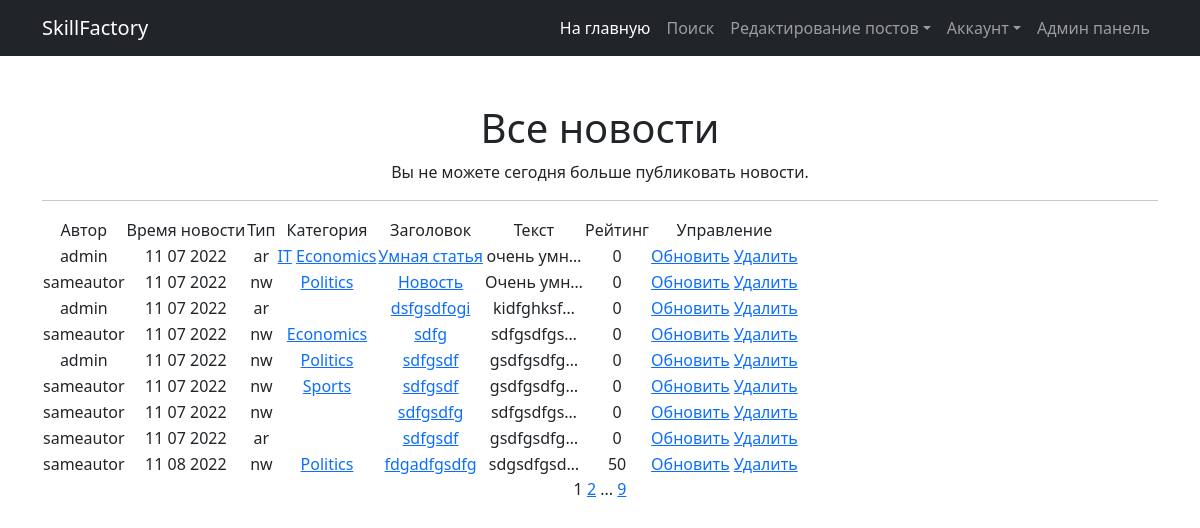
Page /news/ (signed in) on the committed database.
### news/models.py (models this page shows, shortened)
class Post(models.Model):
    NEWS = 'NW'
    ARTICLE = 'AR'
    CATEGORIES = [
        (NEWS, 'Новость'),
        (ARTICLE, 'статья'),
    ]
    author = models.ForeignKey(Author, on_delete=models.CASCADE, verbose_name='Автор')
    categoryType = models.CharField(max_length=2, choices=CATEGORIES, default=NEWS, blank=False, verbose_name='Тип')
    date_time = models.DateTimeField(auto_now_add=True)
    category = models.ManyToManyField("Category", through="PostCategory", verbose_name='Категория')
    title = models.CharField(max_length=64, verbose_name='Заголовок')
    text = models.TextField(verbose_name='Текст')
    rating = models.SmallIntegerField(default=0, verbose_name='Рейтинг')
    class Meta:
        verbose_name = 'Пост'
        verbose_name_plural = 'Посты'

class Author(models.Model):
    authorUser = models.OneToOneField(User, on_delete=models.CASCADE)
    authorRating = models.SmallIntegerField(default=0)
    def __str__(self):
        return self.authorUser.username
    class Meta:
        verbose_name = 'Автор'
        verbose_name_plural = 'Авторы'

class Category(models.Model):
    category = models.CharField(max_length=64, unique=True, )
    subscribers = models.ManyToManyField(User, related_name='categories')
    def __str__(self):
        return f'{self.category}'
    class Meta:
        verbose_name = 'Категория'
        verbose_name_plural = 'Категории'

### news/views.py (the view)
# urls.py: path('news/', PostList.as_view(), name='post_list'),
class PostList(ListView):
    model = Post
    ordering = 'date_time'
    template_name = 'news.html'
    context_object_name = 'news'
    paginate_by = 9
    def get_context_data(self, **kwargs):
        context = super().get_context_data(**kwargs)
        context['time_now'] = datetime.utcnow()
        user = self.request.user
        limit = 3
        today = timezone.now()
        prev_day = today - timedelta(days=1)
        posts_day_count = Post.objects.filter(date_time__gte=prev_day, author__authorUser=user).count()
        context['posts_limit'] = limit <= posts_day_count
        context['time_now'] = datetime.utcnow()
        return context

### news/templatetags/tags.py (called while the page is built)
@register.simple_tag(takes_context=True)
def url_replace(context, **kwargs):
    d = context['request'].GET.copy()
    for k, v in kwargs.items():
        d[k] = v
    return d.urlencode()

### news/templates/news/news.html (shortened to what this page needs)
{% extends 'flatpages/default.html' %}
{% load tags %}
{% block content %}
<h1>Все новости</h1>
{% if posts_limit %}
Вы не можете сегодня больше публиковать новости.
{% else %}
<a href="{% url 'create_news' %}">Создать</a>
{% endif %}
<hr>
{% if news %}
<table>
    <tr>
        <td>
            Автор
        </td>
        <td>
            Время новости
        </td>
        <td>
            Тип
        </td>
        <td>
            Категория
        </td>
        <td>
            Заголовок
        </td>
        <td>
            Текст
        </td>
        <td>
            Рейтинг
        </td>
        {% if perms.news.change_news or perms.news.delete_news %}
        <td>
            Управление
        </td>
        {% endif %}
    </tr>
    {% for new in news %}
    <tr>
        <td>{{ new.author }}</td>
        <td>{{ new.date_time|date:'m d Y'}}
        <td>{{ new.categoryType }}</td>
        <td>
            {% for category in new.category.all %}
            <a href="{% url 'category_list' category.id %}">{{ category }}</a>
            {% endfor %}
        </td>
        <td><a href="{% url 'post_detail' new.id %}">{{ new.title }}</a></td>
        <td>{{ new.text|truncatechars:10 }}</td>
        <td>{{ new.rating }}</td>
        <td>
            {% if perms.news.change_news %}
            <a href="{% url 'update_news' new.id %}">Обновить</a>
            {% endif %}
            {% if perms.news.delete_news %}
            <a href="{% url 'post_delete' new.id %}">Удалить</a>
            {% endif %}
        </td>
    </tr>
    {% endfor %}
</table>
{% else %}
<h2>Новостей нет!</h2>
{% endif %}
{{ page_obj.number }}
{% if page_obj.has_next %}
    <a href="?{% url_replace page=page_obj.next_page_number %}"> {{ page_obj.next_page_number }}</a>
    {% if paginator.num_pages != page_obj.next_page_number %}
        ...
        <a href="?{% url_replace page=paginator.num_pages %}"> {{ paginator.num_pages }} </a>
    {% endif %}
{% endif %}
{% endblock content %}

### rows in the picture
Post: author "admin", date_time "11 07 2022", categoryType "ar", title "Умная статья", text "очень умн…", rating "0"
Category: category "IT"
Category: category "Economics"
Post: author "sameautor", date_time "11 07 2022", categoryType "nw", title "Новость", text "Очень умн…", rating "0"
Category: category "Politics"
Post: author "admin", date_time "11 07 2022", categoryType "ar", title "dsfgsdfogi", text "kidfghksf…", rating "0"
Post: author "sameautor", date_time "11 07 2022", categoryType "nw", title "sdfg", text "sdfgsdfgs…", rating "0"
Post: author "admin", date_time "11 07 2022", categoryType "nw", title "sdfgsdf", text "gsdfgsdfg…", rating "0"
Post: author "sameautor", date_time "11 07 2022", categoryType "nw", title "sdfgsdf", text "gsdfgsdfg…", rating "0"
Category: category "Sports"
Post: author "sameautor", date_time "11 07 2022", categoryType "nw", title "sdfgsdfg", text "sdfgsdfgs…", rating "0"
Post: author "sameautor", date_time "11 07 2022", categoryType "ar", title "sdfgsdf", text "gsdfgsdfg…", rating "0"
Post: author "sameautor", date_time "11 08 2022", categoryType "nw", title "fdgadfgsdfg", text "sdgsdfgsd…", rating "50"

### other values in the picture
{{ page_obj.number }} "1"
{{ page_obj.next_page_number }} "2"
{{ paginator.num_pages }} "9"
